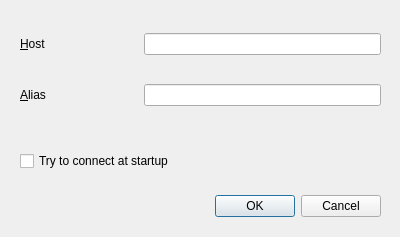
<?xml version="1.0" encoding="UTF-8"?>
<ui version="4.0">
 <class>hostdlg</class>
 <widget class="QDialog" name="hostdlg">
  <property name="geometry">
   <rect>
    <x>0</x>
    <y>0</y>
    <width>400</width>
    <height>237</height>
   </rect>
  </property>
  <property name="windowTitle">
   <string>Host name</string>
  </property>
  <widget class="QDialogButtonBox" name="buttonBox">
   <property name="geometry">
    <rect>
     <x>40</x>
     <y>190</y>
     <width>341</width>
     <height>32</height>
    </rect>
   </property>
   <property name="toolTip">
    <string>Attempt to connect to this server at startup</string>
   </property>
   <property name="orientation">
    <enum>Qt::Horizontal</enum>
   </property>
   <property name="standardButtons">
    <set>QDialogButtonBox::Cancel|QDialogButtonBox::Ok</set>
   </property>
  </widget>
  <widget class="QWidget" name="layoutWidget">
   <property name="geometry">
    <rect>
     <x>20</x>
     <y>10</y>
     <width>361</width>
     <height>121</height>
    </rect>
   </property>
   <layout class="QGridLayout" name="gridLayout">
    <item row="0" column="0">
     <widget class="QLabel" name="label">
      <property name="text">
       <string>&amp;Host</string>
      </property>
      <property name="buddy">
       <cstring>hostName</cstring>
      </property>
     </widget>
    </item>
    <item row="0" column="1" colspan="2">
     <widget class="QLineEdit" name="hostName">
      <property name="toolTip">
       <string>This is the host name to connect to or an IP address</string>
      </property>
     </widget>
    </item>
    <item row="1" column="0">
     <widget class="QLabel" name="label_2">
      <property name="text">
       <string>&amp;Alias</string>
      </property>
      <property name="buddy">
       <cstring>aliasName</cstring>
      </property>
     </widget>
    </item>
    <item row="1" column="1" colspan="2">
     <widget class="QLineEdit" name="aliasName">
      <property name="toolTip">
       <string>&lt;!DOCTYPE HTML PUBLIC &quot;-//W3C//DTD HTML 4.0//EN&quot; &quot;http://www.w3.org/TR/REC-html40/strict.dtd&quot;&gt;
&lt;html&gt;&lt;head&gt;&lt;meta name=&quot;qrichtext&quot; content=&quot;1&quot; /&gt;&lt;style type=&quot;text/css&quot;&gt;
p, li { white-space: pre-wrap; }
&lt;/style&gt;&lt;/head&gt;&lt;body style=&quot; font-family:'Bitstream Vera Sans'; font-size:10pt; font-weight:400; font-style:normal;&quot;&gt;
&lt;p style=&quot; margin-top:0px; margin-bottom:0px; margin-left:0px; margin-right:0px; -qt-block-indent:0; text-indent:0px;&quot;&gt;Shorter alias for host name - &lt;span style=&quot; font-weight:600;&quot;&gt;must&lt;/span&gt; have it if host is IP&lt;/p&gt;&lt;/body&gt;&lt;/html&gt;</string>
      </property>
     </widget>
    </item>
   </layout>
  </widget>
  <widget class="QCheckBox" name="autoconn">
   <property name="geometry">
    <rect>
     <x>20</x>
     <y>150</y>
     <width>191</width>
     <height>22</height>
    </rect>
   </property>
   <property name="text">
    <string>Try to connect at startup</string>
   </property>
  </widget>
 </widget>
 <tabstops>
  <tabstop>hostName</tabstop>
  <tabstop>aliasName</tabstop>
  <tabstop>autoconn</tabstop>
  <tabstop>buttonBox</tabstop>
 </tabstops>
 <resources/>
 <connections>
  <connection>
   <sender>buttonBox</sender>
   <signal>accepted()</signal>
   <receiver>hostdlg</receiver>
   <slot>accept()</slot>
   <hints>
    <hint type="sourcelabel">
     <x>248</x>
     <y>214</y>
    </hint>
    <hint type="destinationlabel">
     <x>157</x>
     <y>261</y>
    </hint>
   </hints>
  </connection>
  <connection>
   <sender>buttonBox</sender>
   <signal>rejected()</signal>
   <receiver>hostdlg</receiver>
   <slot>reject()</slot>
   <hints>
    <hint type="sourcelabel">
     <x>316</x>
     <y>220</y>
    </hint>
    <hint type="destinationlabel">
     <x>286</x>
     <y>261</y>
    </hint>
   </hints>
  </connection>
 </connections>
</ui>
